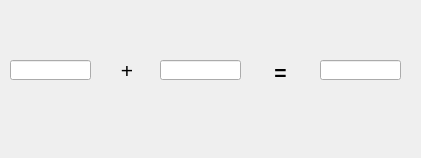
<?xml version="1.0" encoding="UTF-8"?>
<ui version="4.0">
 <class>Form</class>
 <widget class="QWidget" name="Form">
  <property name="geometry">
   <rect>
    <x>0</x>
    <y>0</y>
    <width>421</width>
    <height>158</height>
   </rect>
  </property>
  <property name="windowTitle">
   <string>Form</string>
  </property>
  <widget class="QLineEdit" name="lineEdit">
   <property name="geometry">
    <rect>
     <x>10</x>
     <y>60</y>
     <width>81</width>
     <height>20</height>
    </rect>
   </property>
  </widget>
  <widget class="QLineEdit" name="lineEdit_2">
   <property name="geometry">
    <rect>
     <x>160</x>
     <y>60</y>
     <width>81</width>
     <height>20</height>
    </rect>
   </property>
  </widget>
  <widget class="QLabel" name="label">
   <property name="geometry">
    <rect>
     <x>100</x>
     <y>60</y>
     <width>54</width>
     <height>21</height>
    </rect>
   </property>
   <property name="font">
    <font>
     <pointsize>16</pointsize>
     <bold>false</bold>
    </font>
   </property>
   <property name="text">
    <string>+</string>
   </property>
   <property name="alignment">
    <set>Qt::AlignCenter</set>
   </property>
  </widget>
  <widget class="QLineEdit" name="lineEdit_3">
   <property name="geometry">
    <rect>
     <x>320</x>
     <y>60</y>
     <width>81</width>
     <height>20</height>
    </rect>
   </property>
  </widget>
  <widget class="QPushButton" name="pushButton">
   <property name="geometry">
    <rect>
     <x>250</x>
     <y>60</y>
     <width>61</width>
     <height>24</height>
    </rect>
   </property>
   <property name="font">
    <font>
     <pointsize>16</pointsize>
     <bold>true</bold>
    </font>
   </property>
   <property name="text">
    <string>=</string>
   </property>
   <property name="flat">
    <bool>true</bool>
   </property>
  </widget>
 </widget>
 <resources/>
 <connections>
  <connection>
   <sender>pushButton</sender>
   <signal>clicked()</signal>
   <receiver>lineEdit_3</receiver>
   <slot>show()</slot>
   <hints>
    <hint type="sourcelabel">
     <x>280</x>
     <y>71</y>
    </hint>
    <hint type="destinationlabel">
     <x>360</x>
     <y>69</y>
    </hint>
   </hints>
  </connection>
 </connections>
</ui>
